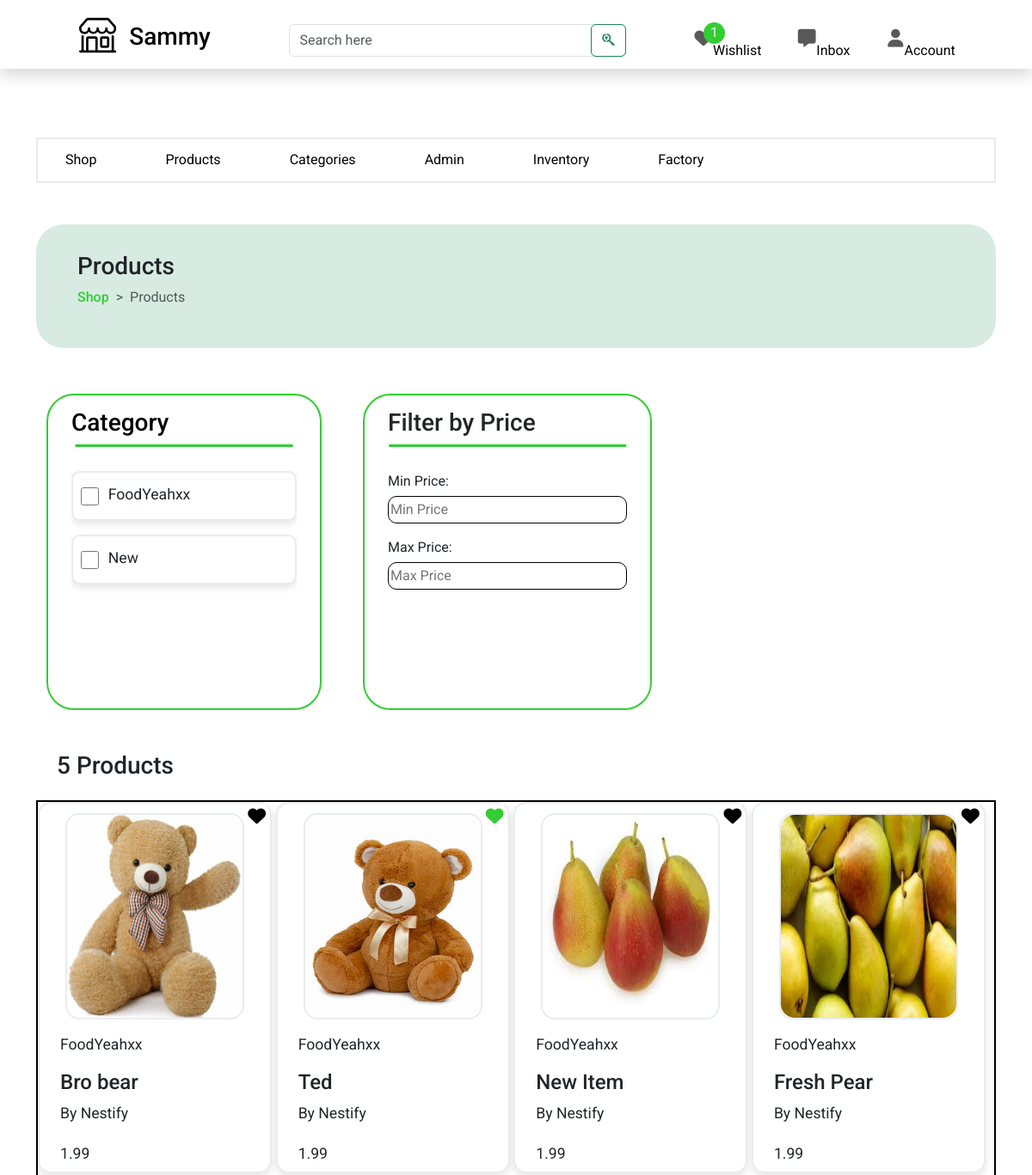
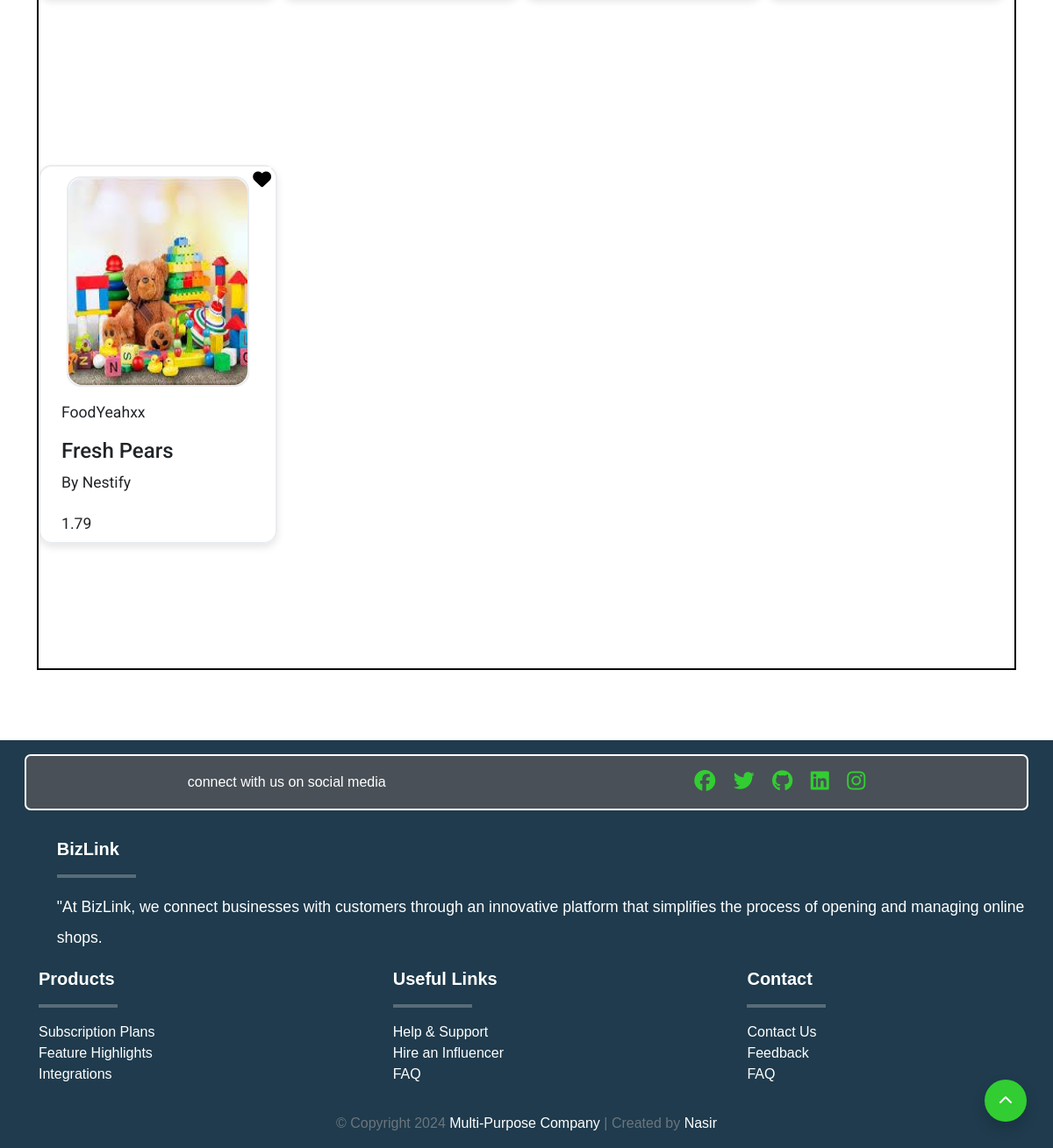
Screenshot of /core/owner/home/products/ (signed in) with the database file from the repository (2 pictures, top to bottom).
### shop/models.py (models this page shows, shortened)
class Category(models.Model):
    categoryId =  ShortUUIDField(unique=True, length=10, max_length=21, prefix="category", alphabet="ABCDEF0123456789")
    name = models.CharField(max_length=255, default="Food")
    description = models.TextField(blank=False, null=False, default="This is a category")
    image = models.ImageField(upload_to='category_directory_path', blank=True, null=True)
    shop = models.ForeignKey(Shop, related_name='shop_categories', on_delete=models.CASCADE)
    created_at = models.DateTimeField(auto_now_add=True)
    created_by = models.ForeignKey(settings.AUTH_USER_MODEL, on_delete=models.CASCADE, related_name="user_categories")
    class Meta:
        ordering = ('name',)
        verbose_name_plural = 'Categories'
        unique_together = ('created_by', 'name')

class Product(models.Model):
    productId =  ShortUUIDField(unique=True, length=10, max_length=21, prefix="product", alphabet="ABCDEF0123456789")
    name = models.CharField(max_length=255, default="Fresh Pear")
    category = models.ForeignKey(Category, related_name='category_products', on_delete=models.CASCADE)
    image = models.ImageField(upload_to='product_directory_path', blank=True, null=True, default="product.jpg")
    video = models.ForeignKey(ProductVideo, null=True, blank=True, on_delete=models.SET_NULL, related_name="product_on_the_video")
    shop = models.ForeignKey(Shop, related_name='shop_products', on_delete=models.CASCADE)
    description = models.TextField(blank=True, null=True, default="This is the product")
    specifications = models.TextField(blank=True, null=True)
    mfg = models.DateTimeField(auto_now_add=False, null=True, blank=True)
    price = models.DecimalField(max_digits=15, decimal_places=2, default=1.99)
    stock_quantity = models.PositiveIntegerField(default="5")
    created_by = models.ForeignKey(settings.AUTH_USER_MODEL, related_name='user_products', on_delete=models.CASCADE)
    created_at = models.DateTimeField(auto_now_add=True)
    updated_at = models.DateTimeField(auto_now=True)
    tags = TaggableManager(blank=True)
    sku = ShortUUIDField(unique=True, length=4, max_length=10, prefix="sku", alphabet="0123456789")
    class Meta:
        ordering = ('name',)
        unique_together = ('created_by', 'name', 'category')

class Shop(models.Model):
    shopId = ShortUUIDField(unique=True, length=10, max_length=21, prefix="shop", alphabet="ABCDEF0123456789")
    name = models.CharField(max_length=255, default="Nestify")
    description = models.TextField(blank=False, null=False, default="This is a shop")
    image = models.ImageField(upload_to='shop_directory_path', blank=True, null=True)
    address = models.TextField(blank=False, null=False, default="This is my address")
    contact = models.CharField(max_length=255, default="+251 97 654 2331")
    created_at = models.DateTimeField(auto_now_add=True)
    created_by = models.OneToOneField(settings.AUTH_USER_MODEL, on_delete=models.CASCADE, related_name="user_shop")
    class Meta:
        ordering = ('name',)
        unique_together = ('created_by', 'name')

### core/views.py (the view, shortened to what this page needs)
# urls.py: path("owner/home/products/", views.product, name="product"),
def product(request):
    user = request.user
    if user.user_type == 'business_owner':
        products = Product.objects.filter(created_by=user).order_by("-created_at")
        if not products.exists():  # Check if the queryset is empty
            messages.error(request, "You don't have any products yet.")
    wishlist_items = Wishlist.objects.filter(created_by=user).values_list('product__productId', flat=True)
    return render(request, "core/owner/product.html", {
        'products': products,
        'wishlist_items': wishlist_items,
    })

### core/templatetags/custom_tags.py (called while the page is built)
@register.filter
def startswith(value, arg):
    return value.startswith(arg)

### templates/core/owner/product.html (shortened to what this page needs)
{% extends "core/owner/owner-base.html" %}
{% load static %}
{% block content %}
<section class="product_intro_section">
    <div class="container">
        <div class="intro-section-box">
            <div class="intro-banner">
                <h3>Products</h3>
                <div class="breadcrumb-box">
                    <ol class="breadcrumb">
                        <li class="breadcrumb-item"><a href="{% url 'core:owner_shop' %}">Shop</a></li>
                        <li class="breadcrumb-item active" aria-current="page">Products</li>
                      </ol>
                </div>
            </div>
            <div class="container">
                <div class="filter-box">
                    {% if products %}
                        {% if categories %}
                            <div class="filter-by-category">
                                <a href="{% url 'core:category' %}">
                                    <h3>Category</h3>
                                </a>
                                <div class="category-collection">
                                    {% for category in categories%}
                                        <div class="category-box">
                                            <label class="category-label">
                                                <input type="checkbox" class="category-checkbox filter-checkbox" data-filter="category" value="{{ category.categoryId}}">
                                                &nbsp;<p class="category-name">{{ category.name }}</p>
                                            </label>
                                        </div>
                                    {% endfor %}
                                </div>
                            </div>
                            <div class="filter-by-price">
                                <h3>Filter by Price</h3>
                                <div class="price-filter-box">
                                    <div class="min-price">
                                        <label for="min-price-input">Min Price:</label>
                                        <input type="number" id="min-price-input" name="min-price" step="0.01" placeholder="Min Price">
                                    </div>
                                    <div class="max-price">
                                        <label for="max-price-input">Max Price:</label>
                                        <input type="number" id="max-price-input" name="max-price" step="0.01" placeholder="Max Price">
                                    </div>
                                </div>
                            </div>
                        {% endif %}
                    {% endif %}
                </div>
            </div>
            <div class="product-collection" id="filtered-product">
                {% if products %}
                    <h3>
                        {% if products.count  == 1 %}
                            1 Product
                        {% else %}
                            {% if products.count == 0 %}
                                <p>You have no products</p>
                            {% else %}
                                {{ products.count }} Products
                            {% endif %}
                        {% endif %}
                    </h3>
                        <div class="product-collection-box">
                            {% for product in products %}
                                <div class="product-box">
                                    <a href="{% url 'core:product_detail' product.productId %}">
                                        <div class="product-image">
                                            <img src="{{ product.image.url }}" alt="{{ product.name }} image">
                                        </div>
                                    </a>
                                    <a href="#" class="add-to-wishlist" data-product-item="{{ product.productId }}">
                                        <i class="fa-solid fa-heart {% if product.productId in wishlist_items %}green-heart{% endif %}">
                                        </i>
                                    </a>
                                    <p>{{ product.category.name }}</p>
                                    <h4>{{ product.name }}</h4>
                                    <p>By {{ product.shop.name }}</p>
                                    <div class="price-and-button">
                                        <p>{{ product.price }}</p>
                                    </div>
                                </div>
                            {% endfor %}
                        </div>
                {% else %}
                    <p>No products available.
                        {% if user.user_type == "business_owner" %}
                            <a href="{% url 'core:factory' %}">Click here</a> to create products</p>
                        {% endif %}
                {% endif %}
            </div>
        </div>
    </div>
</section>
{% endblock %}

### rows the page displays
Category: name "FoodYeahxx"
Category: name "New"
Product: image (picture), category.name "FoodYeahxx", name "Bro bear", shop.name "Nestify", price "1.99"
Product: image (picture), category.name "FoodYeahxx", name "Ted", shop.name "Nestify", price "1.99"
Product: image (picture), category.name "FoodYeahxx", name "New Item", shop.name "Nestify", price "1.99"
Product: image (picture), category.name "FoodYeahxx", name "Fresh Pear", shop.name "Nestify", price "1.99"
Product: image (picture), category.name "FoodYeahxx", name "Fresh Pears", shop.name "Nestify", price "1.79"

### other values shown
{{ wishlist.count }} "1"
{{ products.count }} "5"
